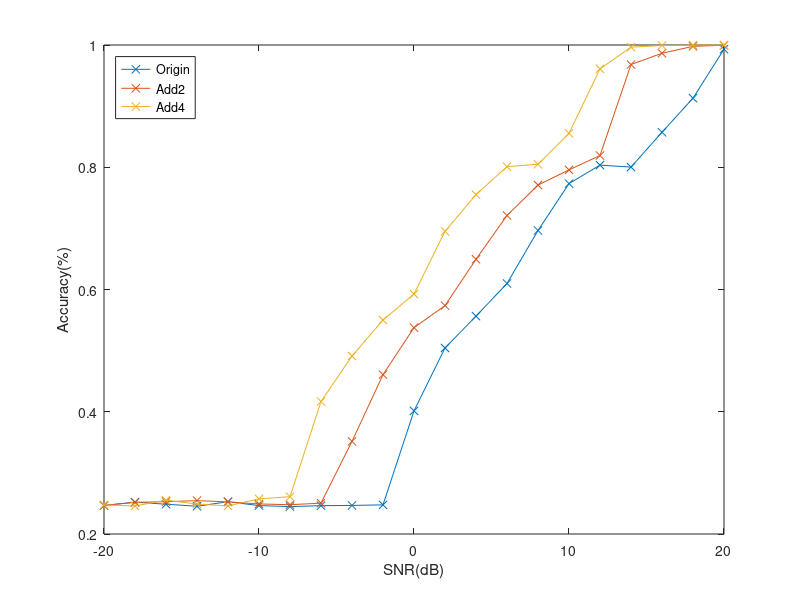
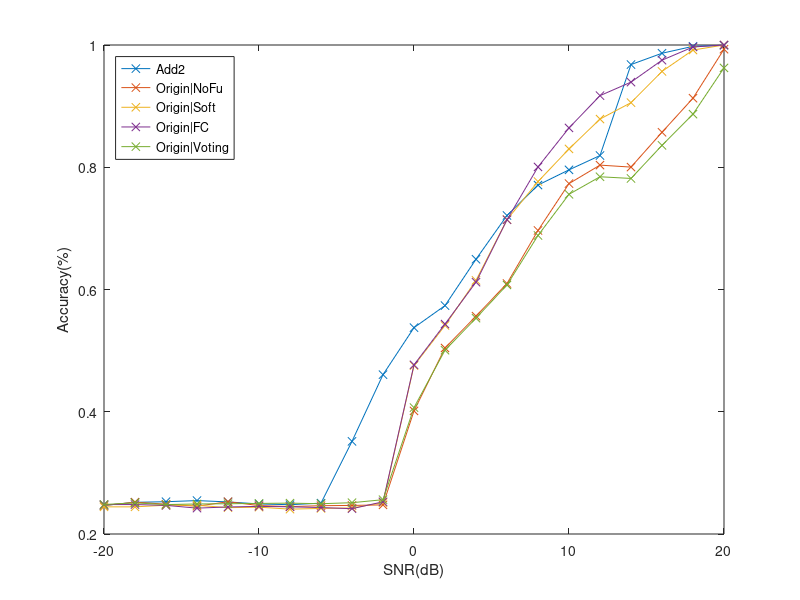
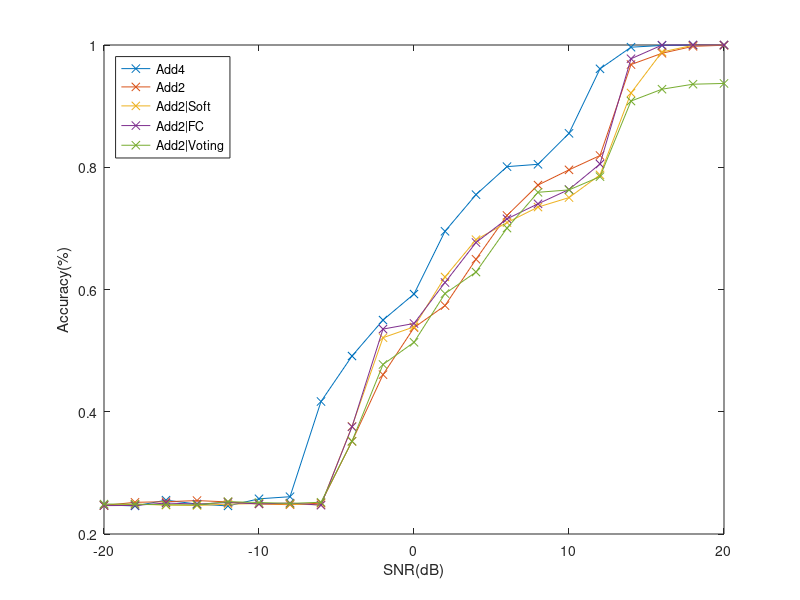
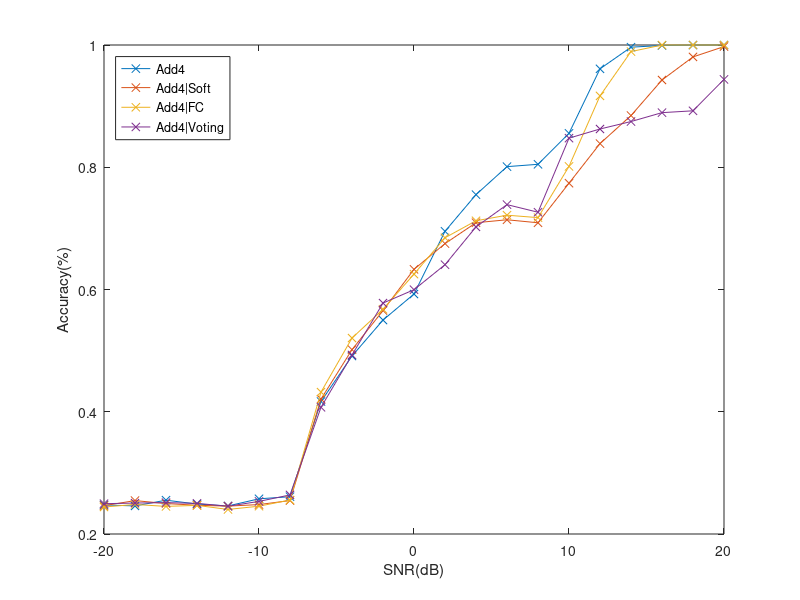

Write the MATLAB code that produced these figures, in order.
clc; close all; clear;

snr = -20:2:20;

acc_origin = [0.246666666666667	0.252083333333333	0.248750000000000	0.245416666666667	0.252833333333333	0.246500000000000	0.244833333333333	0.246333333333333	0.246750000000000	0.247666666666667	0.401416666666667	0.504333333333333	0.556416666666667	0.609833333333333	0.696583333333333	0.773250000000000	0.803500000000000	0.800250000000000	0.857250000000000	0.913000000000000	0.993166666666667];
acc_origin_rep_soft = [0.244416666666667	0.244416666666667	0.247083333333333	0.247000000000000	0.243083333333333	0.243916666666667	0.240666666666667	0.241833333333333	0.242583333333333	0.251250000000000	0.475500000000000	0.541166666666667	0.615000000000000	0.714250000000000	0.776583333333333	0.830000000000000	0.878833333333333	0.905666666666667	0.956833333333333	0.991750000000000	1];
acc_origin_rep_fc = [0.248166666666667	0.248166666666667	0.246833333333333	0.242333333333333	0.244250000000000	0.245166666666667	0.244500000000000	0.243250000000000	0.241416666666667	0.252666666666667	0.476750000000000	0.543500000000000	0.612000000000000	0.714083333333333	0.800500000000000	0.864333333333333	0.917166666666667	0.939250000000000	0.975166666666667	0.996750000000000	1];
acc_origin_rep_voting = [0.248286458333333	0.250911458333333	0.248145833333333	0.249166666666667	0.249489583333333	0.250062500000000	0.250484375000000	0.249552083333333	0.251223958333333	0.256114583333333	0.406770833333333	0.500718750000000	0.553119791666667	0.607416666666667	0.688416666666667	0.755739583333333	0.784437500000000	0.781687500000000	0.835838541666667	0.886901041666667	0.962520833333333];

acc_Add2 = [0.246750000000000	0.251833333333333	0.252833333333333	0.254666666666667	0.252500000000000	0.249166666666667	0.247916666666667	0.250500000000000	0.351583333333333	0.460666666666667	0.537583333333333	0.573666666666667	0.649500000000000	0.721083333333333	0.770833333333333	0.795750000000000	0.819166666666667	0.968000000000000	0.986500000000000	0.997833333333333	0.999583333333333];
acc_Add2_rep8_soft = [0.246416666666667	0.248750000000000	0.247333333333333	0.246666666666667	0.248833333333333	0.249750000000000	0.248833333333333	0.247750000000000	0.376083333333333	0.521166666666667	0.538833333333333	0.620500000000000	0.681500000000000	0.709416666666667	0.734833333333333	0.750333333333333	0.787500000000000	0.921500000000000	0.988666666666667	0.999500000000000	1];
acc_Add2_rep8_fc = [0.246416666666667	0.246750000000000	0.250666666666667	0.248916666666667	0.251583333333333	0.249250000000000	0.250666666666667	0.247166666666667	0.375416666666667	0.535250000000000	0.544416666666667	0.611416666666667	0.676833333333333	0.715583333333333	0.740166666666667	0.763583333333333	0.805333333333333	0.977500000000000	0.999833333333333	1	1];
acc_Add2_rep8_voting = [0.248989583333333	0.248833333333333	0.247885416666667	0.247645833333333	0.252895833333333	0.251510416666667	0.250093750000000	0.251927083333333	0.351875000000000	0.477312500000000	0.513645833333333	0.593281250000000	0.628520833333333	0.700468750000000	0.759020833333333	0.762927083333333	0.784583333333333	0.908281250000000	0.927687500000000	0.935854166666667	0.937104166666667];

acc_Add4 = [0.247583333333333	0.245916666666667	0.255333333333333	0.249000000000000	0.245916666666667	0.257583333333333	0.261000000000000	0.416750000000000	0.491166666666667	0.550000000000000	0.592583333333333	0.695250000000000	0.755166666666667	0.801000000000000	0.804833333333333	0.855500000000000	0.961000000000000	0.996416666666667	0.999250000000000	0.999916666666667	0.999916666666667];
acc_Add4_rep8_soft = [0.246333333333333	0.254666666666667	0.249833333333333	0.247000000000000	0.245583333333333	0.248166666666667	0.254666666666667	0.420750000000000	0.501583333333333	0.565500000000000	0.633000000000000	0.675083333333333	0.709250000000000	0.714083333333333	0.709166666666667	0.773916666666667	0.838666666666667	0.884583333333333	0.942750000000000	0.980500000000000	0.997416666666667];
acc_Add4_rep8_fc = [0.244166666666667	0.248333333333333	0.245166666666667	0.246833333333333	0.240166666666667	0.245500000000000	0.255583333333333	0.432166666666667	0.520583333333333	0.567666666666667	0.625166666666667	0.684666666666667	0.712416666666667	0.721583333333333	0.717583333333333	0.801416666666667	0.916750000000000	0.989250000000000	0.999916666666667	1	1];
acc_Add4_rep8_voting = [0.249583333333333	0.250625000000000	0.251312500000000	0.250145833333333	0.245416666666667	0.253354166666667	0.263937500000000	0.407312500000000	0.492895833333333	0.577791666666667	0.599666666666667	0.640562500000000	0.702375000000000	0.738854166666667	0.726416666666667	0.847604166666667	0.862583333333333	0.874770833333333	0.889333333333333	0.892333333333333	0.943729166666667];

figure;
plot(snr, acc_origin, '-x'); hold on;
plot(snr, acc_Add2, '-x'); hold on;
plot(snr, acc_Add4, '-x'); hold on;
legend("Origin", "Add2", "Add4", 'Location', 'northwest')
xlabel("SNR(dB)")
ylabel("Accuracy(%)")

figure;
plot(snr, acc_Add2, '-x'); hold on;
plot(snr, acc_origin, '-x'); hold on;
plot(snr, acc_origin_rep_soft, '-x'); hold on;
plot(snr, acc_origin_rep_fc, '-x'); hold on;
plot(snr, acc_origin_rep_voting, '-x'); hold on;
legend("Add2", "Origin|NoFu", "Origin|Soft", "Origin|FC", "Origin|Voting", 'Location', 'northwest')
xlabel("SNR(dB)")
ylabel("Accuracy(%)")

figure;
plot(snr, acc_Add4, '-x'); hold on;
plot(snr, acc_Add2, '-x'); hold on;
plot(snr, acc_Add2_rep8_soft, '-x'); hold on;
plot(snr, acc_Add2_rep8_fc, '-x'); hold on;
plot(snr, acc_Add2_rep8_voting, '-x'); hold on;
legend("Add4", "Add2", "Add2|Soft", "Add2|FC", "Add2|Voting", 'Location', 'northwest')
xlabel("SNR(dB)")
ylabel("Accuracy(%)")
% 

figure;
plot(snr, acc_Add4, '-x'); hold on;
plot(snr, acc_Add4_rep8_soft, '-x'); hold on;
plot(snr, acc_Add4_rep8_fc, '-x'); hold on;
plot(snr, acc_Add4_rep8_voting, '-x'); hold on;
legend("Add4", "Add4|Soft", "Add4|FC", "Add4|Voting", 'Location', 'northwest')
xlabel("SNR(dB)")
ylabel("Accuracy(%)")
